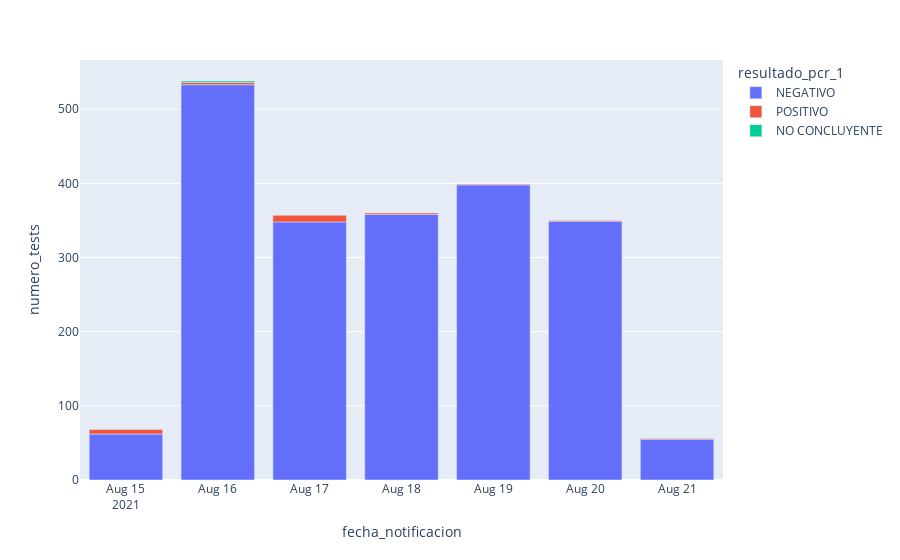

Here is the notebook cell this chart was saved with:
### Code cell
# Crea gráfico de Positividad regional semana_x

px.bar(data_semx.groupby(['fecha_notificacion', 'resultado_pcr_1'])[['numero_folio']].count().rename(columns={'numero_folio': 'numero_tests'}).reset_index(),
        x= 'fecha_notificacion',
        y= 'numero_tests',
        color= 'resultado_pcr_1'
        
       )

### Figure 1 — Plotly figure (JSON) as saved in the notebook; plotly's stock layout.template omitted (floating-point values rounded to 4 significant figures)
{"data": [{"alignmentgroup": "True", "hovertemplate": "resultado_pcr_1=NEGATIVO<br>fecha_notificacion=%{x}<br>numero_tests=%{y}<extra></extra>", "legendgroup": "NEGATIVO", "marker": {"color": "#636efa"}, "name": "NEGATIVO", "offsetgroup": "NEGATIVO", "orientation": "v", "showlegend": true, "textposition": "auto", "type": "bar", "x": ["2021-08-15T00:00:00", "2021-08-16T00:00:00", "2021-08-17T00:00:00", "2021-08-18T00:00:00", "2021-08-19T00:00:00", "2021-08-20T00:00:00", "2021-08-21T00:00:00"], "xaxis": "x", "y": [62, 533, 348, 358, 398, 349, 55], "yaxis": "y"}, {"alignmentgroup": "True", "hovertemplate": "resultado_pcr_1=POSITIVO<br>fecha_notificacion=%{x}<br>numero_tests=%{y}<extra></extra>", "legendgroup": "POSITIVO", "marker": {"color": "#EF553B"}, "name": "POSITIVO", "offsetgroup": "POSITIVO", "orientation": "v", "showlegend": true, "textposition": "auto", "type": "bar", "x": ["2021-08-15T00:00:00", "2021-08-16T00:00:00", "2021-08-17T00:00:00", "2021-08-18T00:00:00", "2021-08-19T00:00:00", "2021-08-20T00:00:00", "2021-08-21T00:00:00"], "xaxis": "x", "y": [6, 3, 9, 2, 1, 1, 1], "yaxis": "y"}, {"alignmentgroup": "True", "hovertemplate": "resultado_pcr_1=NO CONCLUYENTE<br>fecha_notificacion=%{x}<br>numero_tests=%{y}<extra></extra>", "legendgroup": "NO CONCLUYENTE", "marker": {"color": "#00cc96"}, "name": "NO CONCLUYENTE", "offsetgroup": "NO CONCLUYENTE", "orientation": "v", "showlegend": true, "textposition": "auto", "type": "bar", "x": ["2021-08-16T00:00:00"], "xaxis": "x", "y": [2], "yaxis": "y"}], "layout": {"barmode": "relative", "legend": {"title": {"text": "resultado_pcr_1"}, "tracegroupgap": 0}, "margin": {"t": 60}, "xaxis": {"anchor": "y", "domain": [0, 1], "title": {"text": "fecha_notificacion"}}, "yaxis": {"anchor": "x", "domain": [0, 1], "title": {"text": "numero_tests"}}}}
